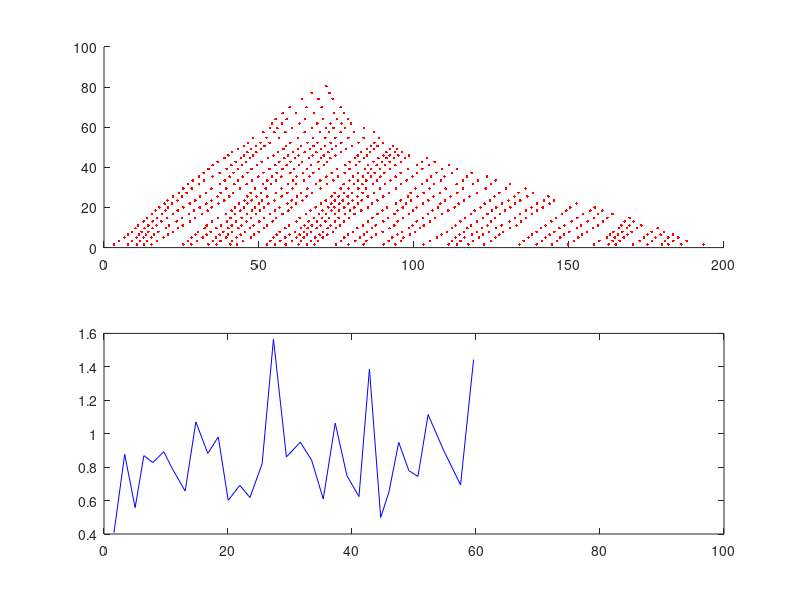

This figure's MATLAB source:
%continous space continous time true kinetic monte corlo simulation
L=201; %length of road (includes the traffic signal occupying unit length)
p=60; %10; %Number of vehicles
maxtime=2000; %Max time upto which simulation is done
%simulation will be done upto a integer multiple of sigcyc which is just
%higher than maxtime
c=1; %maximum speed of cars
sigcyc=maxtime+1; %Signal cycle = time signal is red + time signal is green
dutyratio=1; %ratio of green signal time to red signal time
%gcov=0.1; %coefficient of variation of gaussian distribution for car velocities
gammaK=20; %shape parameter for gamma distribution (=1 for exponential)
specimen_speed=[];
l=randperm(L-1); %randomly generate integers between 1 and L-1 to
%place cars at random positions in the road of length L
l=sort(l(1:p),'ascend');%take the first p numbers for the positions of p cars
space_position_eachcar=cell(1,p);
%Initialization for recording whether signal is green or red for the road
%we are looking at
signalcolor=[];

%Which car to focus on for calculating instantaneous speed
focalcar=10;

%initialization for computing ensemble avg speed
sys_speed=[];

time=0; %initialize time
mob=[]; %mobility: instantaneous velocity of car
flow=0; %flow: number of cars that leave signal per signal cycle
T=[]; %time instants
t_s=[]; %position vector of the cars

%fp=zeros(1,p); %fix the car to focus on for calculating instantaneous velocity
fp=[1:p]; %fix the car to focus on for calculating instantaneous velocity
%cdi=rand(1,p);

greentime=dutyratio*sigcyc; %total time light is green during a signal cycle
redtime=sigcyc-greentime;

while (time<maxtime)

    green=0; 
    while (green<greentime)
        
        signalcolor=[signalcolor,1];
        dis_h=[(diff(l)-1),(L-l(end)+l(1,1)-2)];%distance head
        
        %Function to determine mean velocity (cmax=1) from headway distance
        %Hyperbolic function
        %cmean=c*dis_h./(1+dis_h);
        %Sigmoidal function
        cmean=c*(dis_h.^2)./(1+(dis_h.^2));
        
        %Determine individual car velocity from a random distribution having the above mean
        %%Deterministic
        %cdi=cmean;
        
        %Exponential distribution (method 1)
        %cdi=exprnd(cmean); %using statistical toolbox
        %Exponential distribution (method 2)
        %cdi=(-cmean.*log(1-rand(1,length(cmean))));
        %Gaussian distribution with coefficient of variation gcv
        %cdi=cmean+sqrt(gcv*cmean).*randn(1,p);%min(cdi,cmean)+rand(1,p).*(max(cdi,cmean)-min(cdi,cmean));
        %cdi(cdi<0)=0; %ensures that all velocities are non-negative
        
        %%Gamma distributed velocities
        cdi=gamrnd(gammaK,cmean/gammaK,1,p);
        
        tou=min(dis_h./cdi); %time interval after which next update to be done
        %checking whether the update distance is safe or make to safe
        g=tou;
        %To esnsure that total time green is on does not exceed greentime 
        g=(~((green+g)<greentime))*(greentime-green)+((green+g)<greentime)*g;%adjust the green time to make the total green time equals to 30
        green=green+g;
        l=l+g*cdi;
        %mob=mob+sum(g*cdi)/length(l);
        flow(end)=flow(end)+length(l(l>L));
        
        %for computing avg speed
        sys_speed=[sys_speed,mean(cdi)];
       
        
        mob=[mob,cdi(fp==focalcar)];
        l(l>(L-1))=l(l>(L-1))-(L-1);
        [l,ind]=sort(l,'ascend');
        fp=fp(ind); 
        t_s=[t_s;l];
        T=[T,g];
        for jjjjj=1:p
            space_position_eachcar{1,jjjjj}=[space_position_eachcar{1,jjjjj},l(fp==jjjjj)];
        end
    end
    flow(end)=flow(end)+length(l(l>L-1));
    l(l>(L-1))=l(l>(L-1))-(L-1);
    [l,ind]=sort(l,'ascend');

    fp=fp(ind);
    
    %flow=[flow,0];
    red=0;
    while (red<-1)
        signalcolor=[signalcolor,0];
        dis_h=[(diff(l)-1),((L-1)-l(end))];%position of the signal is 100
        
        %Function to determine mean velocity (cmax=1) from headway distance
        %Hyperbolic function
        %cmean=c*dis_h./(1+dis_h);
        %Sigmoidal function
        cmean=c*(dis_h.^2)./(1+(dis_h.^2));
        
        %Determine individual car velocity from a random distribution having the above mean
        %%Deterministic
        %cdi=cmean;
        %Exponential distribution (method 1)
        %cdi=exprnd(cmean); %using statistical toolbox
        %Exponential distribution (method 2)
        %cdi=(-cmean.*log(1-rand(1,length(cmean))));
        %Gaussian distribution with coefficient of variation gcv
        %cdi=cmean+sqrt(gcv*cmean).*randn(1,p);%min(cdi,cmean)+rand(1,p).*(max(cdi,cmean)-min(cdi,cmean));
        %cdi(cdi<0)=0;
        
        %%Gamma distributed vehicle speeds 
        cdi=gamrnd(gammaK,cmean/gammaK,1,p);
        
        tou=min(dis_h./cdi);
        %checking wheather the update distance is safe or make to safe
            r=tou;
        r=(~((red+r)<redtime))*(redtime-red)+((red+r)<redtime)*r;%adjust kmc ts to make the total red time is 30
        red=red+r;
        l=l+r*cdi;
        
        %for computing avg speed
        sys_speed=[sys_speed,mean(cdi)];
        
        
        %mob=mob+sum(r*cdi)/length(l);
        mob=[mob,cdi(fp==focalcar)];
        t_s=[t_s;l];
        T=[T,r];
        
        for jjjjj=1:p
            space_position_eachcar{1,jjjjj}=[space_position_eachcar{1,jjjjj},l(fp==jjjjj)];
        end
    end
    flow=[flow,0];
    time=time+sigcyc;
end

c1=cumsum(T);
figure, subplot(2,1,1), 
	for i=1:length(c1),
	hold on,
	plot3(t_s(i,:),c1(i)*ones(1,p),ones(1,p),'r .');
    end
subplot(2,1,2),    
plot(c1,mob,'b-');
hold on,
plot(c1,sys_speed,'r--');
%plot(c1,signalcolor,'k .');
figure;
for jjjjj=1:p
    x=diff(space_position_eachcar{1,jjjjj});
    y=find(x<0);
    y=[0,y];
    z=space_position_eachcar{1,jjjjj};
    t=c1;
    for jjj=1:length(y) -1
    hold on;plot(space_position_eachcar{1,jjjjj}(y(jjj)+1:y(jjj+1)),c1(y(jjj)+1:y(jjj+1)),'color',[1,1,1]/30);
    end
end